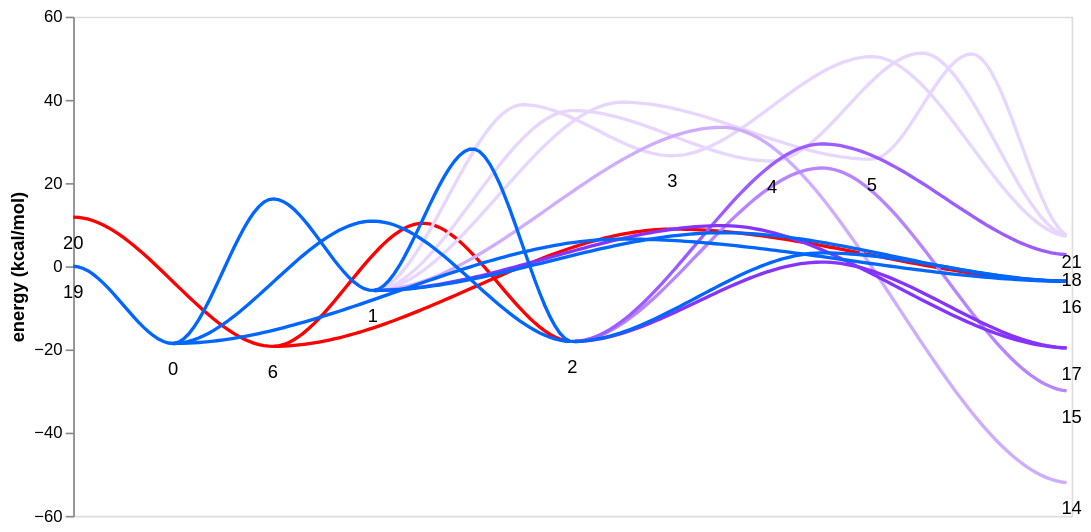

Write notebook code for a chart like this one.
### Code cell
from autochem.util import plot

def lighten_hex_colors(
    base_hex: str,
    n: int,
    max_lighten: float = 0.8,
) -> list[str]:
    """
    Generate n progressively lighter shades of a base color.

    Parameters
    ----------
    base_hex : str
        Base color like '#8533FF'.
    n : int
        Number of colors.
    max_lighten : float
        Maximum fraction toward white (0–1). 1 = pure white.

    Returns
    -------
    list[str]
        List of hex color strings.
    """
    base_hex = base_hex.lstrip("#")
    r = int(base_hex[0:2], 16)
    g = int(base_hex[2:4], 16)
    b = int(base_hex[4:6], 16)

    if n <= 1:
        return [f"#{r:02X}{g:02X}{b:02X}"]

    step = max_lighten / (n - 1)

    colors = []
    for i in range(n):
        t = i * step
        r_new = round(r + t * (255 - r))
        g_new = round(g + t * (255 - g))
        b_new = round(b + t * (255 - b))
        colors.append(f"#{r_new:02X}{g_new:02X}{b_new:02X}")

    return colors

root_key = 19
leaf_keys = [16, 17, 18, 15, 14, 21]
color_cycle = [plot.Color.blue, *lighten_hex_colors(plot.Color.purple, n=len(leaf_keys)-1)]
color_dct = dict(zip(leaf_keys, color_cycle))

surf_ = mess.surf.remove_nodes(surf, [6])
node_paths = mess.surf.node_paths_from_source(surf_, root_key, leaf_keys=leaf_keys)
print(node_paths)

colors = [color_dct.get(node_path[-1], plot.Color.black) for node_path in node_paths]

node_paths = [*node_paths, [20, 6, 2], [20, 6, 16]]
colors = [*colors, plot.Color.red, plot.Color.red]

chart = mess.surf.plot_paths(
    surf,
    node_paths,
    colors=colors,
    label=True,
)

chart.properties(width=600, height=300)

### Figure 1 — Vega-Lite specification as saved in the notebook (floating-point values rounded to 4 significant figures; data arrays with more than 128 entries replaced by an {"elided": "..."} marker saying what was removed)
{"config": {"view": {"continuousWidth": 300, "continuousHeight": 300}, "axis": {"grid": false}}, "layer": [{"data": {"name": "data-fbf4e4375d6abcf7ac8f8d26aeaa6ba0"}, "mark": {"type": "line"}, "encoding": {"color": {"field": "path", "legend": null, "scale": {"domain": ["0", "1", "2", "3", "4", "5", "6", "7", "8", "9", "10", "11", "12", "13", "14", "15", "16"], "range": ["#0066ff", "#0066ff", "#0066ff", "#0066ff", "#8533FF", "#8533FF", "#8533FF", "#9D5CFF", "#9D5CFF", "#B685FF", "#B685FF", "#CEADFF", "#E7D6FF", "#E7D6FF", "#E7D6FF", "#ff0000", "#ff0000"]}, "type": "nominal"}, "x": {"axis": null, "field": "x", "type": "temporal"}, "y": {"field": "energy", "title": "energy (kcal/mol)", "type": "quantitative"}}, "transform": [{"fold": ["16", "15", "14", "13", "12", "11", "10", "9", "8", "7", "6", "5", "4", "3", "2", "1", "0"], "as": ["path", "energy"]}]}, {"data": {"name": "data-ef40e74da3c5337abeabf6835699d039"}, "mark": {"type": "text", "baseline": "top", "dy": 10}, "encoding": {"text": {"field": "label", "type": "quantitative"}, "x": {"axis": null, "field": "x", "type": "quantitative"}, "y": {"field": "y", "type": "quantitative"}}}], "height": 300, "width": 600, "$schema": "https://vega.github.io/schema/vega-lite/v5.20.1.json", "datasets": {"data-fbf4e4375d6abcf7ac8f8d26aeaa6ba0": {"elided": "200 records"}, "data-ef40e74da3c5337abeabf6835699d039": [{"x": 0.0, "y": 0.0, "label": 19}, {"x": 0.1, "y": -18.57, "label": 0}, {"x": 0.3, "y": -5.83, "label": 1}, {"x": 0.5, "y": -18.09, "label": 2}, {"x": 1.0, "y": -3.61, "label": 16}, {"x": 1.0, "y": -19.66, "label": 17}, {"x": 1.0, "y": 2.75, "label": 18}, {"x": 1.0, "y": -30.03, "label": 15}, {"x": 1.0, "y": -52.07, "label": 14}, {"x": 0.6, "y": 26.56, "label": 3}, {"x": 1.0, "y": 7.13, "label": 21}, {"x": 0.7, "y": 25.3, "label": 4}, {"x": 0.8, "y": 25.73, "label": 5}, {"x": 0.0, "y": 11.82, "label": 20}, {"x": 0.2, "y": -19.26, "label": 6}]}}
